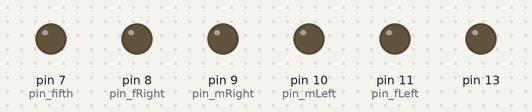
A sketch run on a simulated Arduino Uno, built with avr-gcc and run on an emulated ATmega328P. On the bench: output pins drawn as LEDs (lit = HIGH).

Above: at 0.1 s.
At 4.1 s:
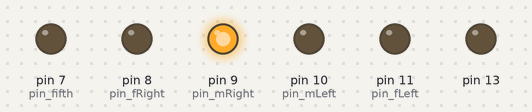
At 9.1 s:
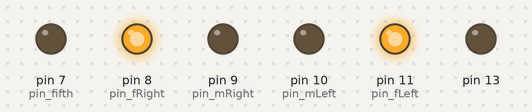
At 19.1 s:
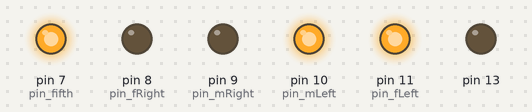
At 29.1 s:
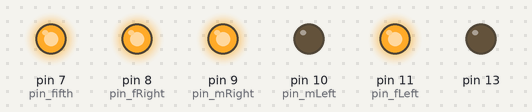
At 39.1 s:
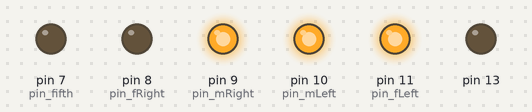
Timing chart, 0 to 40.0 s (numbered marks = the images above):
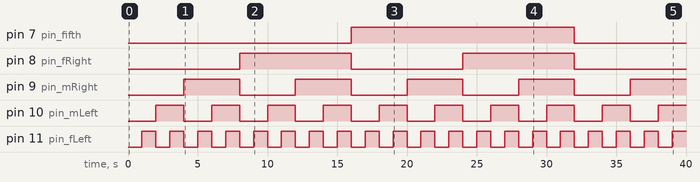

Measured:
- by itself, pin 7 (pin_fifth): LOW → HIGH at 16.0 s, → LOW 16.0 s later
- by itself, pin 8 (pin_fRight): alternates HIGH for 8.0 s and LOW for 8.0 s
- by itself, pin 9 (pin_mRight): alternates HIGH for 4.0 s and LOW for 4.0 s
- by itself, pin 10 (pin_mLeft): alternates HIGH for 2.0 s and LOW for 2.0 s
- by itself, pin 11 (pin_fLeft): alternates HIGH for 1.0 s and LOW for 1.0 s

The sketch:

LED_Binary_project_5_Switch.ino
```cpp
int pin_fifth = 7;
int pin_fRight = 8;
int pin_mRight = 9;
int pin_mLeft = 10;
int pin_fLeft = 11;
int Delay = 1000;


void setup() {
  // put your setup code here, to run once:
pinMode(pin_fRight, OUTPUT);
pinMode(pin_mRight, OUTPUT);
pinMode(pin_mLeft, OUTPUT);
pinMode(pin_fLeft, OUTPUT);
pinMode(pin_fifth, OUTPUT);
pinMode(13, OUTPUT);
}

void loop() {
  // put your main code here, to run repeatedly:
digitalWrite(13, LOW);

digitalWrite(pin_fifth, LOW);
digitalWrite(pin_fRight, LOW);
digitalWrite(pin_mRight, LOW); // 0
digitalWrite(pin_mLeft, LOW);
digitalWrite(pin_fLeft, LOW);

delay(Delay); // otherwise code will be excuted to fast to see led

digitalWrite(pin_fifth, LOW);
digitalWrite(pin_fRight, LOW);
digitalWrite(pin_mRight, LOW);
digitalWrite(pin_mLeft, LOW); // Binary for number 1
digitalWrite(pin_fLeft, HIGH);
delay(Delay);

digitalWrite(pin_fifth, LOW);
digitalWrite(pin_fRight, LOW);
digitalWrite(pin_mRight, LOW);
digitalWrite(pin_mLeft, HIGH); //2
digitalWrite(pin_fLeft, LOW);
delay(Delay);

digitalWrite(pin_fifth, LOW);
digitalWrite(pin_fRight, LOW);
digitalWrite(pin_mRight, LOW); //3
digitalWrite(pin_mLeft, HIGH);
digitalWrite(pin_fLeft, HIGH);
delay(Delay);

digitalWrite(pin_fifth, LOW);
digitalWrite(pin_fRight, LOW);
digitalWrite(pin_mRight, HIGH); //4
digitalWrite(pin_mLeft, LOW);
digitalWrite(pin_fLeft, LOW);
delay(Delay);

digitalWrite(pin_fifth, LOW);
digitalWrite(pin_fRight, LOW);
digitalWrite(pin_mRight, HIGH);
digitalWrite(pin_mLeft, LOW);
digitalWrite(pin_fLeft, HIGH); //5
delay(Delay);

digitalWrite(pin_fifth, LOW);
digitalWrite(pin_fRight, LOW);
digitalWrite(pin_mRight, HIGH);
digitalWrite(pin_mLeft, HIGH); //6
digitalWrite(pin_fLeft, LOW);
delay(Delay);

digitalWrite(pin_fifth, LOW);
digitalWrite(pin_fRight, LOW);
digitalWrite(pin_mRight, HIGH);
digitalWrite(pin_mLeft, HIGH); //7
digitalWrite(pin_fLeft, HIGH);
delay(Delay);

digitalWrite(pin_fifth, LOW);
digitalWrite(pin_fRight, HIGH);
digitalWrite(pin_mRight, LOW);
digitalWrite(pin_mLeft, LOW); //8
digitalWrite(pin_fLeft, LOW);
delay(Delay);

digitalWrite(pin_fifth, LOW);
digitalWrite(pin_fRight, HIGH);
digitalWrite(pin_mRight, LOW);
digitalWrite(pin_mLeft, LOW); //9
digitalWrite(pin_fLeft, HIGH);
delay(Delay);

digitalWrite(pin_fifth, LOW);
digitalWrite(pin_fRight, HIGH);
digitalWrite(pin_mRight, LOW);
digitalWrite(pin_mLeft, HIGH); //10
digitalWrite(pin_fLeft, LOW);
delay(Delay);

digitalWrite(pin_fifth, LOW);
digitalWrite(pin_fRight, HIGH);
digitalWrite(pin_mRight, LOW);
digitalWrite(pin_mLeft, HIGH); //11
digitalWrite(pin_fLeft, HIGH);
delay(Delay);

digitalWrite(pin_fifth, LOW);
digitalWrite(pin_fRight, HIGH);
digitalWrite(pin_mRight, HIGH); //12
digitalWrite(pin_mLeft, LOW);
digitalWrite(pin_fLeft, LOW);
delay(Delay);

digitalWrite(pin_fifth, LOW);
digitalWrite(pin_fRight, HIGH);
digitalWrite(pin_mRight, HIGH); //13
digitalWrite(pin_mLeft, LOW);
digitalWrite(pin_fLeft, HIGH);
delay(Delay);

digitalWrite(pin_fifth, LOW);
digitalWrite(pin_fRight, HIGH);  // binary for number 14
digitalWrite(pin_mRight, HIGH);
digitalWrite(pin_mLeft, HIGH);
digitalWrite(pin_fLeft, LOW);
delay(Delay);

digitalWrite(pin_fifth, LOW);
digitalWrite(pin_fRight, HIGH); //already have binary 15 with 4 switched here now jusct c and paste
digitalWrite(pin_mRight, HIGH);
digitalWrite(pin_mLeft, HIGH);
digitalWrite(pin_fLeft, HIGH);
delay(Delay);

digitalWrite(pin_fifth, HIGH);
digitalWrite(pin_fRight, LOW); // Beginning of the fifth pin and 16, now can just c and p everything previousely but making pin fifth on
digitalWrite(pin_mRight, LOW);
digitalWrite(pin_mLeft, LOW);
digitalWrite(pin_fLeft, LOW);
delay(Delay);

digitalWrite(pin_fifth, HIGH);
digitalWrite(pin_fRight, LOW);
digitalWrite(pin_mRight, LOW);
digitalWrite(pin_mLeft, LOW); // Binary for number 17
digitalWrite(pin_fLeft, HIGH);
delay(Delay);

digitalWrite(pin_fifth, HIGH);
digitalWrite(pin_fRight, LOW);
digitalWrite(pin_mRight, LOW);
digitalWrite(pin_mLeft, HIGH); //18
digitalWrite(pin_fLeft, LOW);
delay(Delay);

digitalWrite(pin_fifth, HIGH);
digitalWrite(pin_fRight, LOW);
digitalWrite(pin_mRight, LOW); //19
digitalWrite(pin_mLeft, HIGH);
digitalWrite(pin_fLeft, HIGH);
delay(Delay);

digitalWrite(pin_fifth, HIGH);
digitalWrite(pin_fRight, LOW);
digitalWrite(pin_mRight, HIGH); //20
digitalWrite(pin_mLeft, LOW);
digitalWrite(pin_fLeft, LOW);
delay(Delay);

digitalWrite(pin_fifth, HIGH);
digitalWrite(pin_fRight, LOW);
digitalWrite(pin_mRight, HIGH);
digitalWrite(pin_mLeft, LOW);
digitalWrite(pin_fLeft, HIGH); //21
delay(Delay);

digitalWrite(pin_fifth, HIGH);
digitalWrite(pin_fRight, LOW);
digitalWrite(pin_mRight, HIGH);
digitalWrite(pin_mLeft, HIGH); //22
digitalWrite(pin_fLeft, LOW);
delay(Delay);

digitalWrite(pin_fifth, HIGH);
digitalWrite(pin_fRight, LOW);
digitalWrite(pin_mRight, HIGH);
digitalWrite(pin_mLeft, HIGH); //23
digitalWrite(pin_fLeft, HIGH);
delay(Delay);

digitalWrite(pin_fifth, HIGH);
digitalWrite(pin_fRight, HIGH);
digitalWrite(pin_mRight, LOW);
digitalWrite(pin_mLeft, LOW); //24
digitalWrite(pin_fLeft, LOW);
delay(Delay);

digitalWrite(pin_fifth, HIGH);
digitalWrite(pin_fRight, HIGH);
digitalWrite(pin_mRight, LOW);
digitalWrite(pin_mLeft, LOW); //25
digitalWrite(pin_fLeft, HIGH);
delay(Delay);

digitalWrite(pin_fifth, HIGH);
digitalWrite(pin_fRight, HIGH);
digitalWrite(pin_mRight, LOW);
digitalWrite(pin_mLeft, HIGH); //26
digitalWrite(pin_fLeft, LOW);
delay(Delay);

digitalWrite(pin_fifth, HIGH);
digitalWrite(pin_fRight, HIGH);
digitalWrite(pin_mRight, LOW);
digitalWrite(pin_mLeft, HIGH); //27
digitalWrite(pin_fLeft, HIGH);
delay(Delay);

digitalWrite(pin_fifth, HIGH);
digitalWrite(pin_fRight, HIGH);
digitalWrite(pin_mRight, HIGH); //28
digitalWrite(pin_mLeft, LOW);
digitalWrite(pin_fLeft, LOW);
delay(Delay);

digitalWrite(pin_fifth, HIGH);
digitalWrite(pin_fRight, HIGH);
digitalWrite(pin_mRight, HIGH); //29
digitalWrite(pin_mLeft, LOW);
digitalWrite(pin_fLeft, HIGH);
delay(Delay);

digitalWrite(pin_fifth, HIGH);
digitalWrite(pin_fRight, HIGH);  // binary for number 30
digitalWrite(pin_mRight, HIGH);
digitalWrite(pin_mLeft, HIGH);
digitalWrite(pin_fLeft, LOW);
delay(Delay);

digitalWrite(pin_fifth, HIGH);
digitalWrite(pin_fRight, HIGH); // 31 not 32 as 0 counts as a number so 32 numbers from 5 switches
digitalWrite(pin_mRight, HIGH);
digitalWrite(pin_mLeft, HIGH);
digitalWrite(pin_fLeft, HIGH);
digitalWrite(pin_fifth, HIGH);
delay(Delay);
}
```
